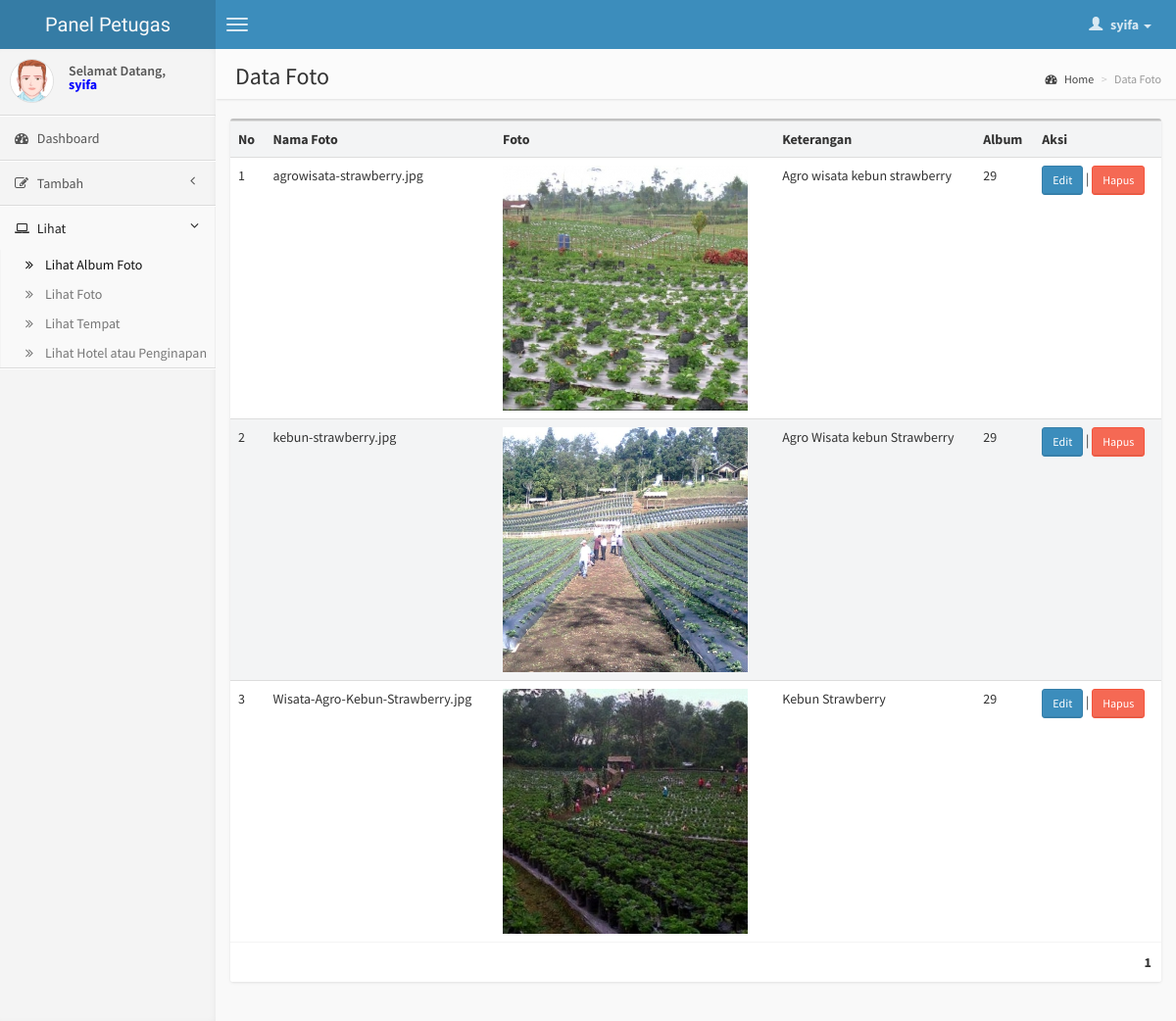
/dashboard/petugas/view_album.php?id_album=29 (signed in), run on the app's committed database.
### tables this page shows
CREATE TABLE IF NOT EXISTS `sig_data_photo` (
  `id_foto` int(11) NOT NULL AUTO_INCREMENT,
  `id_album` int(2) NOT NULL,
  `foto` varchar(255) NOT NULL,
  `keterangan` text NOT NULL,
  PRIMARY KEY (`id_foto`)
);

### dashboard/petugas/view_album.php (the view, shortened to what this page needs)
<?php
if($_SESSION['Hak_Akses'] == 'Petugas')
{?>
<!DOCTYPE html>
<html>
<head>
        <link href="css/bootstrap.min.css" rel="stylesheet" type="text/css" />
        <link href="css/font-awesome.min.css" rel="stylesheet" type="text/css" />
        <link href="css/AdminLTE.css" rel="stylesheet" type="text/css" />
    </head>
<body class="skin-blue">
      <header class="header">
            <a href="index.php" class="logo">
                Panel Petugas
            </a>
            <nav class="navbar navbar-static-top" role="navigation">
                <a href="#" class="navbar-btn sidebar-toggle" data-toggle="offcanvas" role="button">
                    <span class="icon-bar"></span>
                    <span class="icon-bar"></span>
                    <span class="icon-bar"></span>
                </a>
                <div class="navbar-right">
                    <ul class="nav navbar-nav">
                        <li class="dropdown user user-menu">
                            <a href="#" class="dropdown-toggle" data-toggle="dropdown">
                                <i class="glyphicon glyphicon-user"></i>
                                <span><?php echo $_SESSION['Username'];?> <i class="caret"></i></span>
                            </a>
                        </li>
                    </ul>
                </div>
            </nav>
        </header>
        <div class="wrapper row-offcanvas row-offcanvas-left">
            <aside class="left-side sidebar-offcanvas">
                <section class="sidebar">
                    <div class="user-panel">
                        <div class="pull-left image">
                           <?php if($_SESSION['Jenis_Kelamin']== 'Laki - Laki') { ?>
                           <img src="img/avatar5.png" class="img-circle" alt="User Image" />
                           <?php }
				     	   else{ ?>
                           <img src="img/avatar2.png" class="img-circle" alt="User Image" />
                           <?php } ?>
                        </div>
                        <div class="pull-left info">
                            Selamat Datang, <br>
                          <p style="font-weight:bold; color:#00F;"> <?php echo $_SESSION['Username'];?></p>
                        </div>
                    </div>
                    <ul class="sidebar-menu">
                        <li class="">
                            <a href="index.php">
                                <i class="fa fa-dashboard"></i> <span>Dashboard</span>
                            </a>
                        </li>
                        <li class="treeview">
                            <a href="#">
                                <i class="fa fa-edit"></i>
                                <span>Tambah</span>
                                <i class="fa fa-angle-left pull-right"></i>
                            </a>
                        </li>
                        <li class="treeview active">
                            <a href="#">
                                <i class="fa fa-laptop"></i>
                                <span>Lihat</span>
                                <i class="fa fa-angle-left pull-right"></i>
                            </a>
                            <ul class="treeview-menu">
                                <li class="active"><a href="data_album.php"><i class="fa fa-angle-double-right"></i>Lihat Album Foto</a></li>
                                <li><a href="data_photo.php"><i class="fa fa-angle-double-right"></i>Lihat Foto</a></li>
                                <li><a href="data_place.php"><i class="fa fa-angle-double-right"></i>Lihat Tempat</a></li>
                                <li><a href="data_hotel.php"><i class="fa fa-angle-double-right"></i>Lihat Hotel atau Penginapan</a></li>
                            </ul>
                        </li>
                    </ul>
                </section>
            </aside>
            <aside class="right-side">
                <section class="content-header">
                    <h1>
                    Data Foto
                </h1>
                    <ol class="breadcrumb">
                        <li><a href="#"><i class="fa fa-dashboard"></i> Home</a></li>
                        <li class="active">Data Foto</li>
                    </ol>
                </section>
                <section class="content">
                    <div class="row">
                        <div class="col-md-12">
                            <div class="box">
                                <div class="box-body no-padding">
                                    <table class="table table-striped">
                                         <tr>
                                           <th>No</th>
                                           <th>Nama Foto</th>
                                           <th>Foto</th>
                                           <th>Keterangan</th>
                                           <th>Album</th>
                                           <th>Aksi</th>
                                         </tr>
                                         <?php
											$dataPerPage = 10;
											if(isset($_GET['page']))
											{
												$noPage = $_GET['page'];
											}
											else $noPage = 1;
											$offset = ($noPage - 1) * $dataPerPage;
											$id_album = $_GET['id_album'];
											$no	= 1;
											$queri = "SELECT * FROM `sig_data_photo` WHERE id_album = '$id_album' LIMIT $offset, $dataPerPage";
											$ambil = mysql_query($queri);
											if(mysql_num_rows($ambil) != 0)
											{
												while($urai = mysql_fetch_array($ambil))
												{
										?>
                                       <tr>
                                          <td><?php echo $no++;?></td>
                                          <td><?php echo $urai['foto'];?></td>
                                          <td><img src="../../image/photo/250x250_<?php echo $urai['foto'];?>"></td>
                                          <td><?php echo $urai['keterangan'];?></td>
                                          <td><?php echo $urai['id_album'];?></td>
                                          <td><a href="edit_photo.php?id_foto=<?php echo $urai['id_foto'];?>" title="Edit Foto"><button class="btn btn-primary btn-sm">Edit</button></a> | <a href="../../process/delete_photo.php?id_foto=<?php echo $urai['id_foto'];?>" onClick="return confirm('Apakah Anda akan Menghapus Foto dengan Kode = <?php echo $urai['id_foto'];?> ?')" title="Hapus Foto"><button class="btn btn-danger btn-sm">Hapus</button></a></td></td>
                                       </tr>
                                         <?php }
										 	}
											$query 	= "SELECT COUNT(*) AS jumData FROM `sig_data_photo`  WHERE id_album = '$id_album'";
											$hasil  = mysql_query($query);
											$data   = mysql_fetch_array($hasil);
											$jumData = $data['jumData'];
											$jumPage = ceil($jumData/$dataPerPage);?>
                                    </table>
                                </div>
                                <div class="box-footer clearfix">
                                    <ul class="pagination pagination-sm no-margin pull-right">
									   <?php
											for($page = 1; $page <= $jumPage; $page++)
											{
													 if ((($page >= $noPage - 3) && ($page <= $noPage + 3)) || ($page == 1) || ($page == $jumPage))
													 {
														if ($page == $noPage) echo " <b>".$page."</b> ";
														else echo " <a href='".$_SERVER['PHP_SELF']."?page=".$page."'>".$page."</a> ";
													 }
											}
									   ?>
                                    </ul>
                                </div>
                            </div>
                        </div>
                    </div>
                </section>
            </aside>
        </div>
</body>
</html>
<?php
}
else
{
	include("error.php");
}?>

### data on the page
sig_data_photo: foto "agrowisata-strawberry.jpg", foto (picture), keterangan "Agro wisata kebun strawberry", id_album "29"
sig_data_photo: foto "kebun-strawberry.jpg", foto (picture), keterangan "Agro Wisata kebun Strawberry", id_album "29"
sig_data_photo: foto "Wisata-Agro-Kebun-Strawberry.jpg", foto (picture), keterangan "Kebun Strawberry", id_album "29"

### other printed values
$_SESSION['Username'] "syifa"
